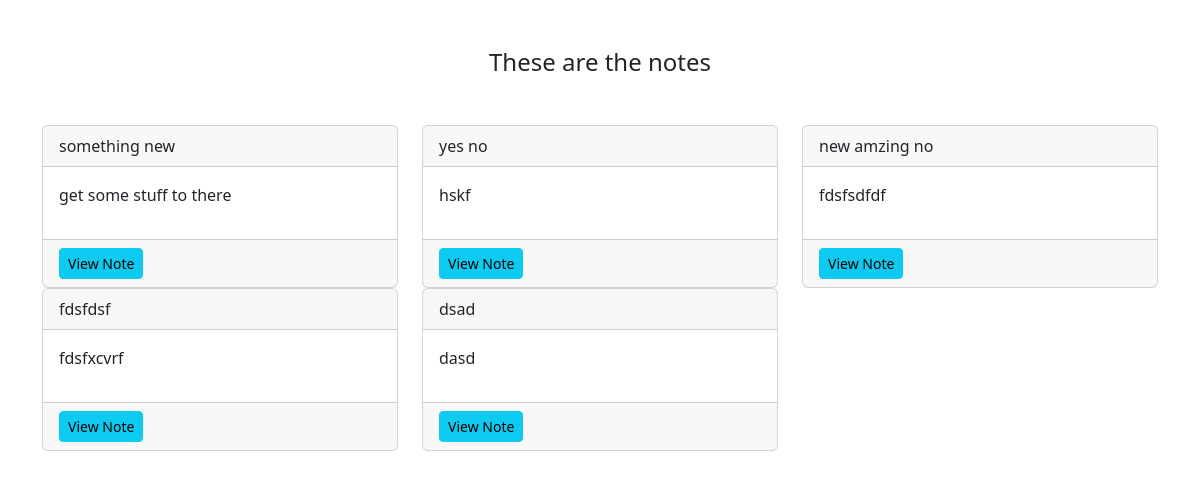
Page /smart/notes/ (signed in) on the committed database.
### notes/models.py (models this page shows)
class Notes(models.Model):
    title = models.CharField(max_length=200)
    text = models.TextField()
    created = models.DateTimeField(auto_now_add=True)
    user = models.ForeignKey(User, on_delete=models.CASCADE, related_name='notes')

### notes/views.py (the view)
# urls.py: path('notes/', views.NotesListView.as_view(), name="notes.list"),
class NotesListView(LoginRequiredMixin, ListView):
    model = Notes
    context_object_name = "notes"
    login_url = "/admin"
    def get_queryset(self):
        return self.request.user.notes.all()

### notes/templates/notes/notes_list.html
{% extends 'base.html' %}
{% load static %}
{% block content %}
<div class="row">
    <div class="col">
        <div class="notes_list_heading text-center mb-5">
            <h1 class="fs-4">These are the notes</h1>
        </div>
    </div>
</div>
<div class="row">
    {% for note in notes %}
    <div class="col-md-4">
        <div class="card">
            <div class="card-header">{{note.title}}</div>
            <div class="card-body">
                <p>{{note.text|truncatechars:40}}</p>
            </div>
            <div class="card-footer">
                <a href="{% url 'notes.detail' pk=note.id %}" class="btn btn-info btn-sm">View Note</a>
            </div>
        </div>
    </div>
    {% endfor %}
</div>
{% endblock %}

### rows in the picture
Notes: title "something new", text "get some stuff to there"
Notes: title "yes no", text "hskf"
Notes: title "new amzing no", text "fdsfsdfdf"
Notes: title "fdsfdsf", text "fdsfxcvrf"
Notes: title "dsad", text "dasd"
